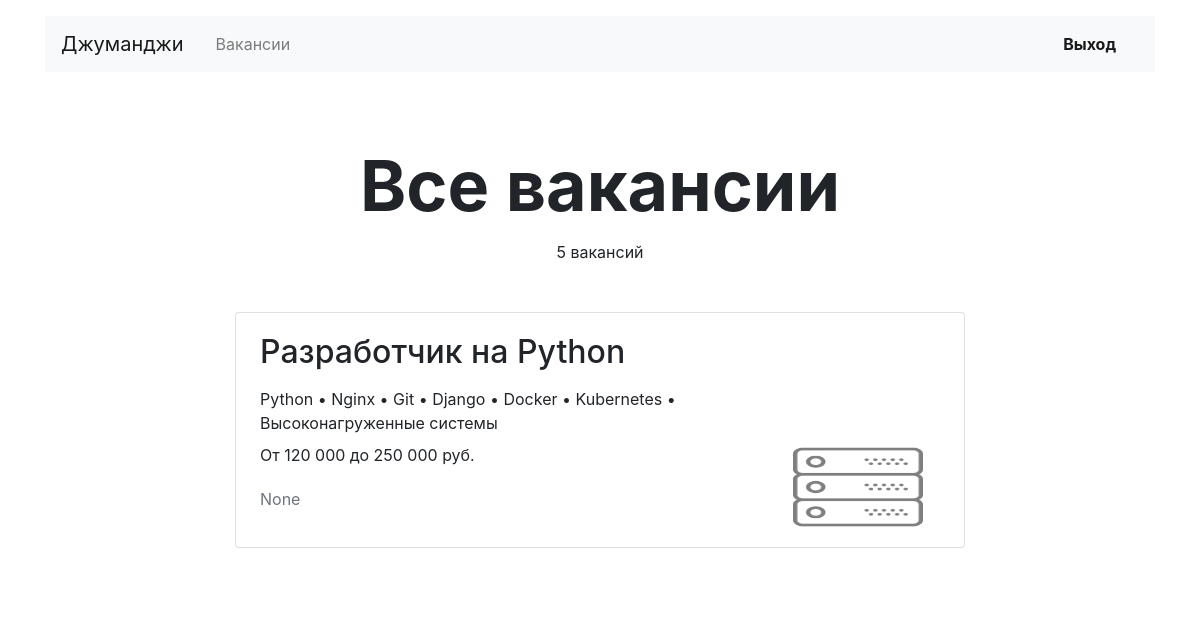
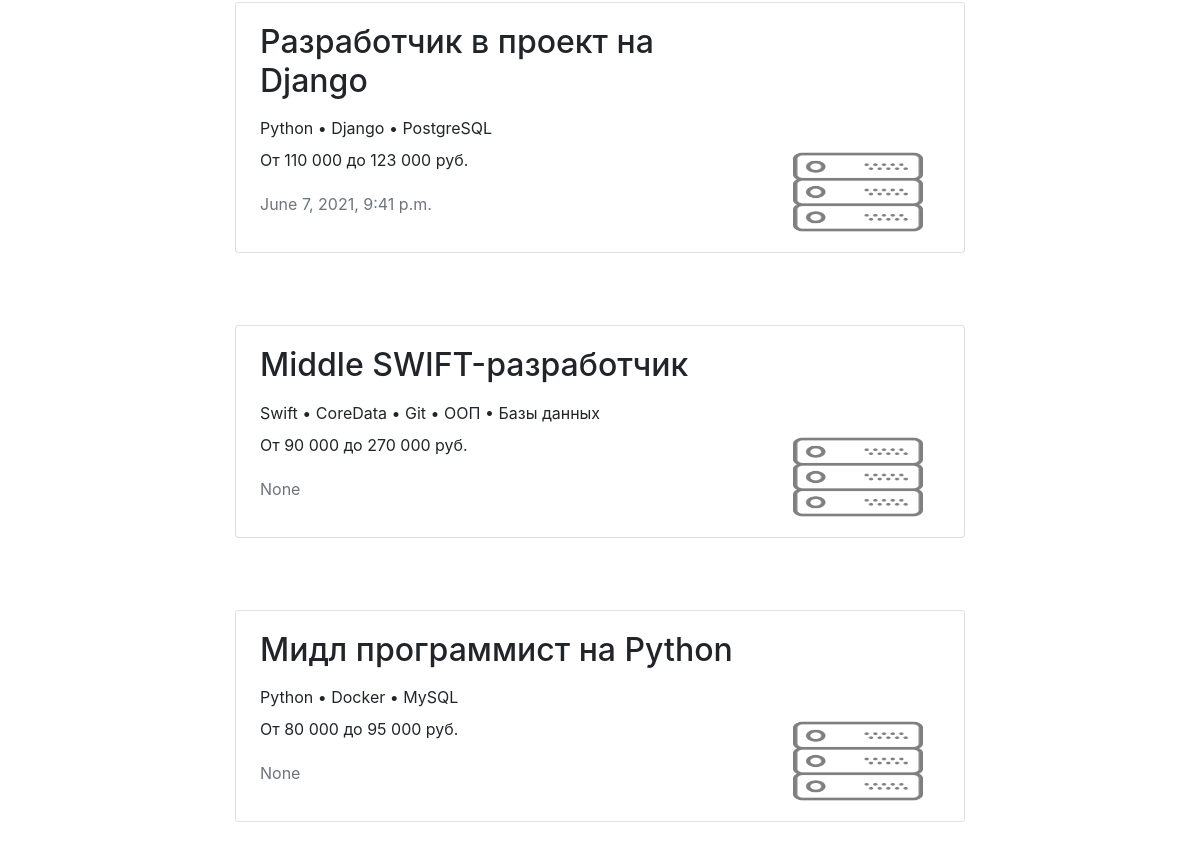
Page /vacancies/ (signed in) on the earlier database version (2 pictures, top to bottom).
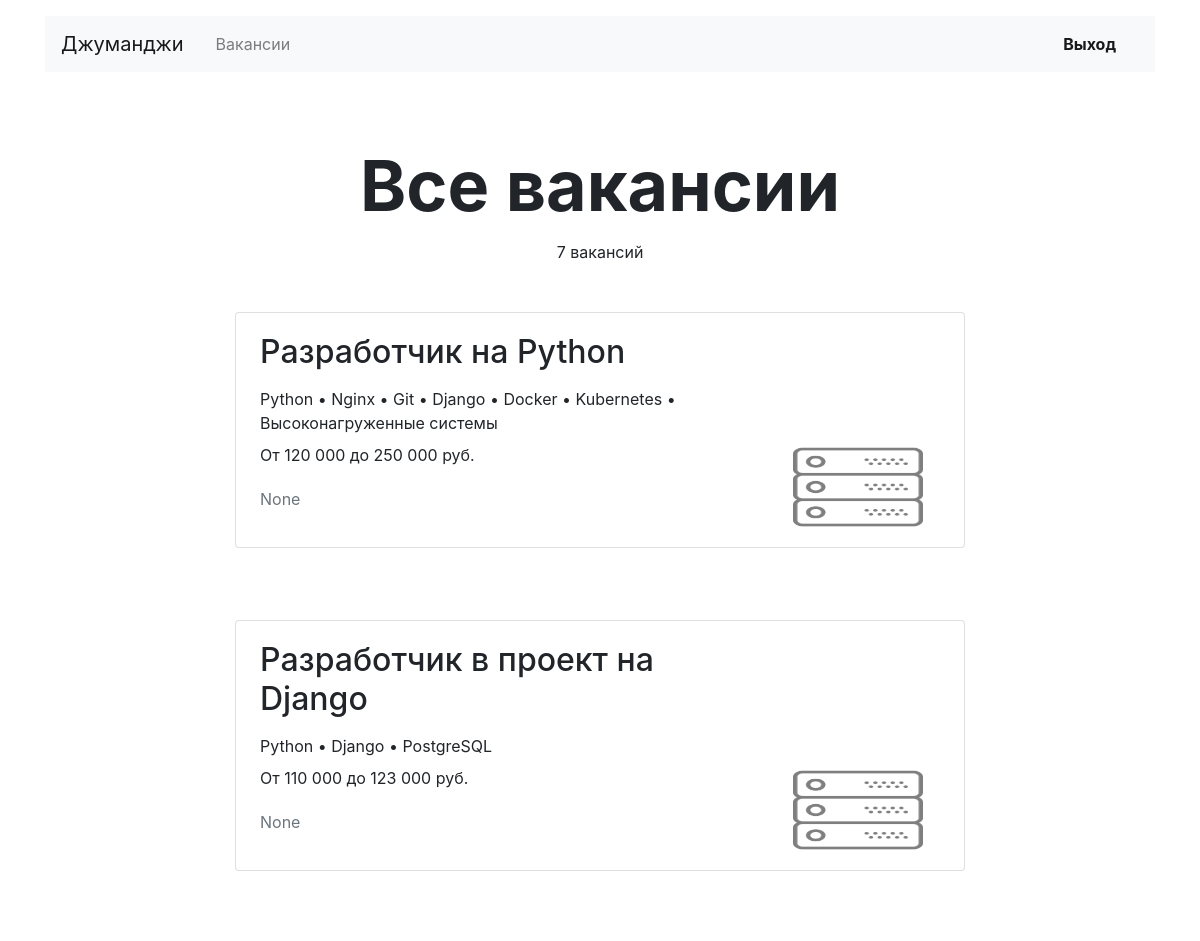
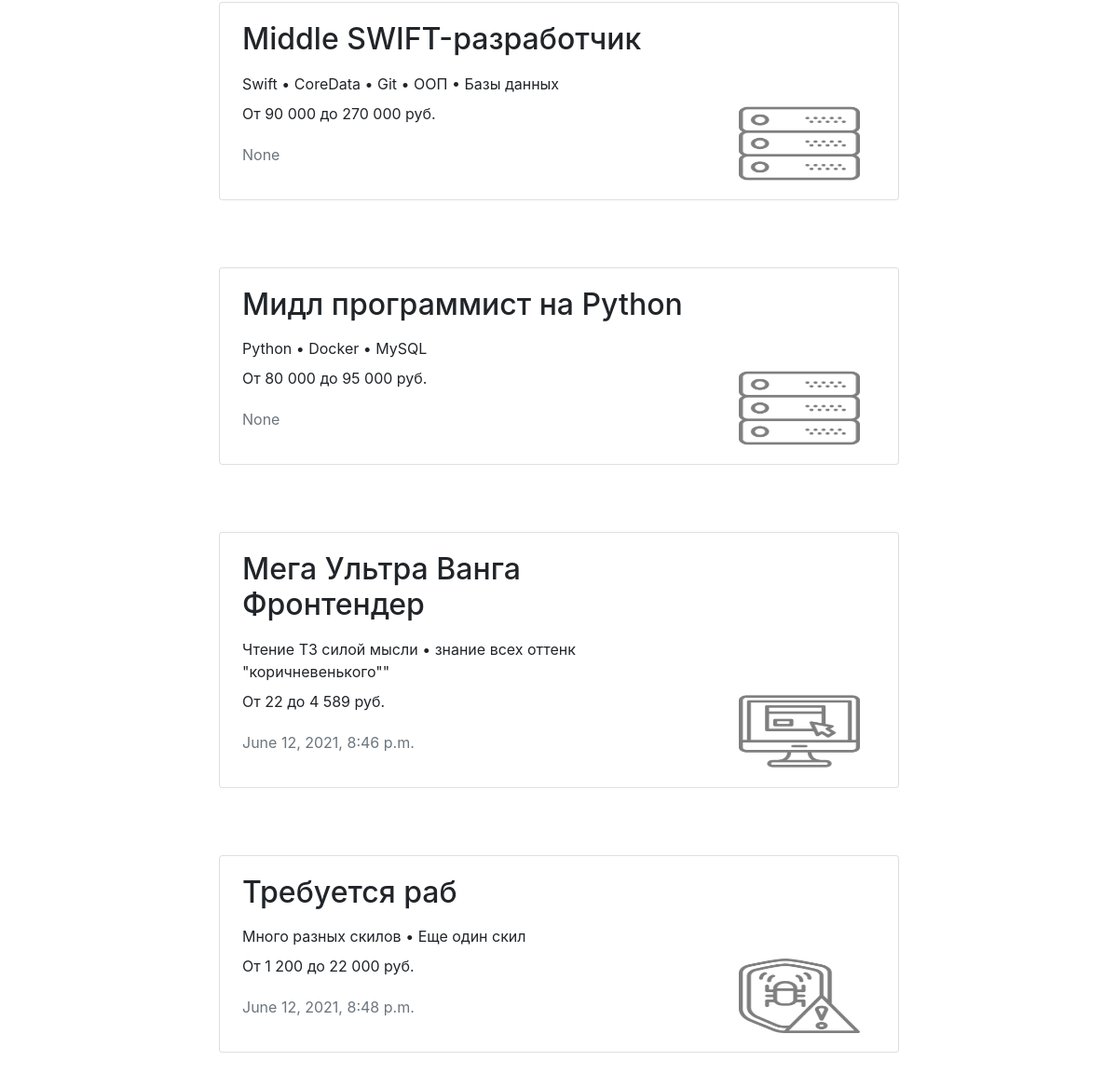
Same page on the later database version (2 pictures, top to bottom).
### step_job/models.py (models this page shows, shortened)
class Vacancy(models.Model):
    title = models.CharField(max_length=64)
    specialty = models.ForeignKey(Specialty, on_delete=models.CASCADE, related_name="vacancies")
    company = models.ForeignKey(Company, on_delete=models.CASCADE, related_name="vacancies")
    skills = models.CharField(max_length=64)
    description = models.TextField(max_length=2056)
    salary_min = models.PositiveIntegerField()
    salary_max = models.PositiveIntegerField()
    published_at = models.DateTimeField(auto_now_add=True, blank=True)
    class Meta:
        verbose_name = "Вакансия"
        verbose_name_plural = "Вакансии"

class Specialty(models.Model):
    code = models.CharField(max_length=64, unique=True)
    title = models.CharField(max_length=64)
    picture = models.ImageField(default='https://place-hold.it/100x60', upload_to=MEDIA_SPECIALITY_IMAGE_DIR)
    class Meta:
        verbose_name = "Специализация"
        verbose_name_plural = "Специализации"

### step_job/views.py (the view)
# urls.py: path('vacancies/', ListVacanciesView.as_view(), name="vacancies"),
class ListVacanciesView(LoginRequiredMixin,ListView):
    model = Vacancy
    context_object_name = "vacancies"
    template_name = "vacancies.html"
    queryset = model.objects.select_related("specialty", "company")
    def get_context_data(self, **kwargs):
        context = super().get_context_data(**kwargs)
        context["vacancies_title"] = "Все вакансии"
        return context

### step_job/templatetags/filters.py (called while the page is built)
@register.filter
def salary_num(value_int):
    value = str(value_int)
    res = [value[0:len(value) % 3]]
    slice_val = value[len(value) % 3:len(value)]
    for gnum in range(0, len(slice_val), 3):
        res.append(slice_val[gnum:gnum + 3])
    return " ".join(res)

@register.filter
def dot_skill(skills):
    skill_list = skills.split(', ')
    return ' • '.join(skill_list)

### templates/vacancies.html
{% extends "base.html" %}
{% load filters %}
{% block container %}
  <main class="container mt-3">
    <section>
      <h1 class="h1 text-center mx-auto mt-4 pt-5" style="font-size: 70px;"><strong>{{  vacancies_title }}</strong></h1>
      <p class="text-center pt-1">{{  vacancies.count }} вакансий </p>
        {% for vacancy in vacancies %}
            <div class="row mt-5">
            <div class="col-12 col-lg-8 offset-lg-2 m-auto">
              <div class="card mb-4">
                <div class="card-body px-4">
                  <div class="row">
                    <div class="col-12 col-md-8 col-lg-9">
                      <h2 class="h2 pb-2">{{ vacancy.title }}</h2>
                      <p class="mb-2">{{ vacancy.skills|dot_skill }}</p>
                      <p>От {{ vacancy.salary_min|salary_num }} до {{ vacancy.salary_max|salary_num }} руб.</p>
                      <p class="text-muted pt-1"> {{ vacancy.published_at }} </p>
                    </div>
                    <div class="col-12 col-md-4 col-lg-3 d-flex align-items-end">
                      <a href="{% url 'vacancy' vacancy.id %}"><img src="{{ vacancy.specialty.picture}}" width="130" height="80" alt=""></a>
                    </div>
                  </div>
                </div>
              </div>
            </div>
          </div>
    {% endfor %}
    </section>
  </main>
{% endblock container %}

### templates/base.html (shortened to what this page needs)
{% load filters %}
<!DOCTYPE html>
<html lang="ru">
<head>
  <link rel="stylesheet" href="https://stackpath.bootstrapcdn.com/bootstrap/4.3.1/css/bootstrap.min.css">
</head>
<body>
  <header class="container mt-3">
    <nav class="navbar navbar-expand-lg navbar-light bg-light">
      <a class="navbar-brand mr-4" href="{% url 'index' %}">Джуманджи</a>
      <div class="collapse navbar-collapse justify-content-between" id="navbarNav">
        <ul class="navbar-nav col-10">
          <li class="nav-item">
            <a class="nav-link" href="{% url 'vacancies' %}">Вакансии</a>
          </li>
        </ul>
        <ul class="navbar-nav col-2 justify-content-end">
          <li class="nav-item active">
              {% if user.is_authenticated %}
            <a href="{% url 'logout' %}" class="nav-link font-weight-bold">Выход</a>
              {% endif %}
          </li>
        </ul>
      </div>
    </nav>
  </header>
  {% block container %}
  {% endblock container %}
</body>
</html>

Differences in the rows shown:
changed Vacancy "Разработчик в проект на Django": published_at "June 7, 2021, 9:41 p.m." → "None"
added Vacancy: title "Мега Ультра Ванга Фронтендер", skills|dot_skill "Чтение ТЗ силой мысли • знание всех оттенк \"коричневенького\"\"", salary_min|salary_num "22", salary_max|salary_num "4 589", published_at "June 12, 2021, 8:46 p.m.", specialty.picture (picture)
added Vacancy: title "Требуется раб", skills|dot_skill "Много разных скилов • Еще один скил", salary_min|salary_num "1 200", salary_max|salary_num "22 000", published_at "June 12, 2021, 8:48 p.m.", specialty.picture (picture)
Other differences:
{{ vacancies.count }}: "5" → "7"
